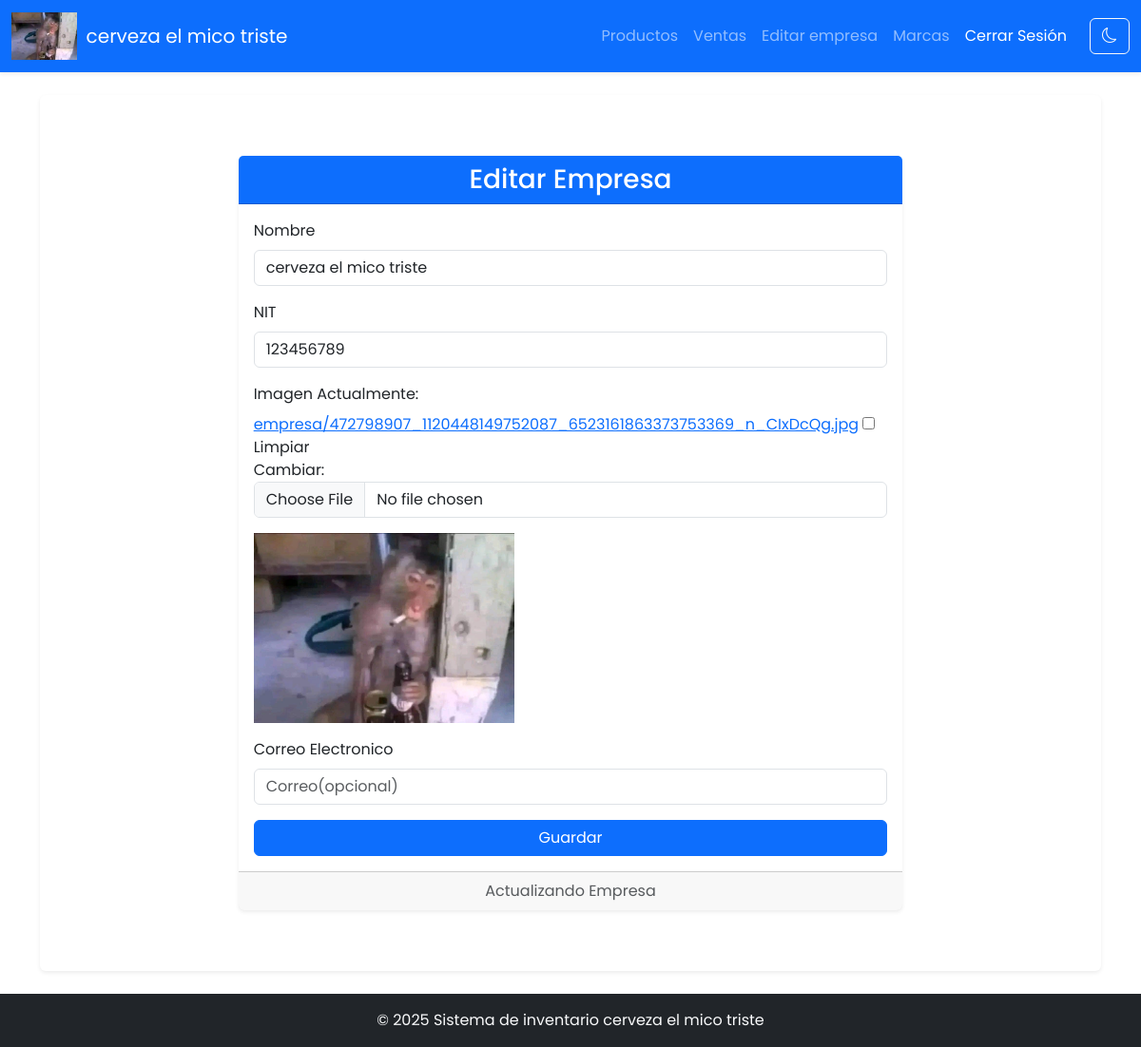
The page /empresa/editar/ (signed in) on the database as committed earlier.
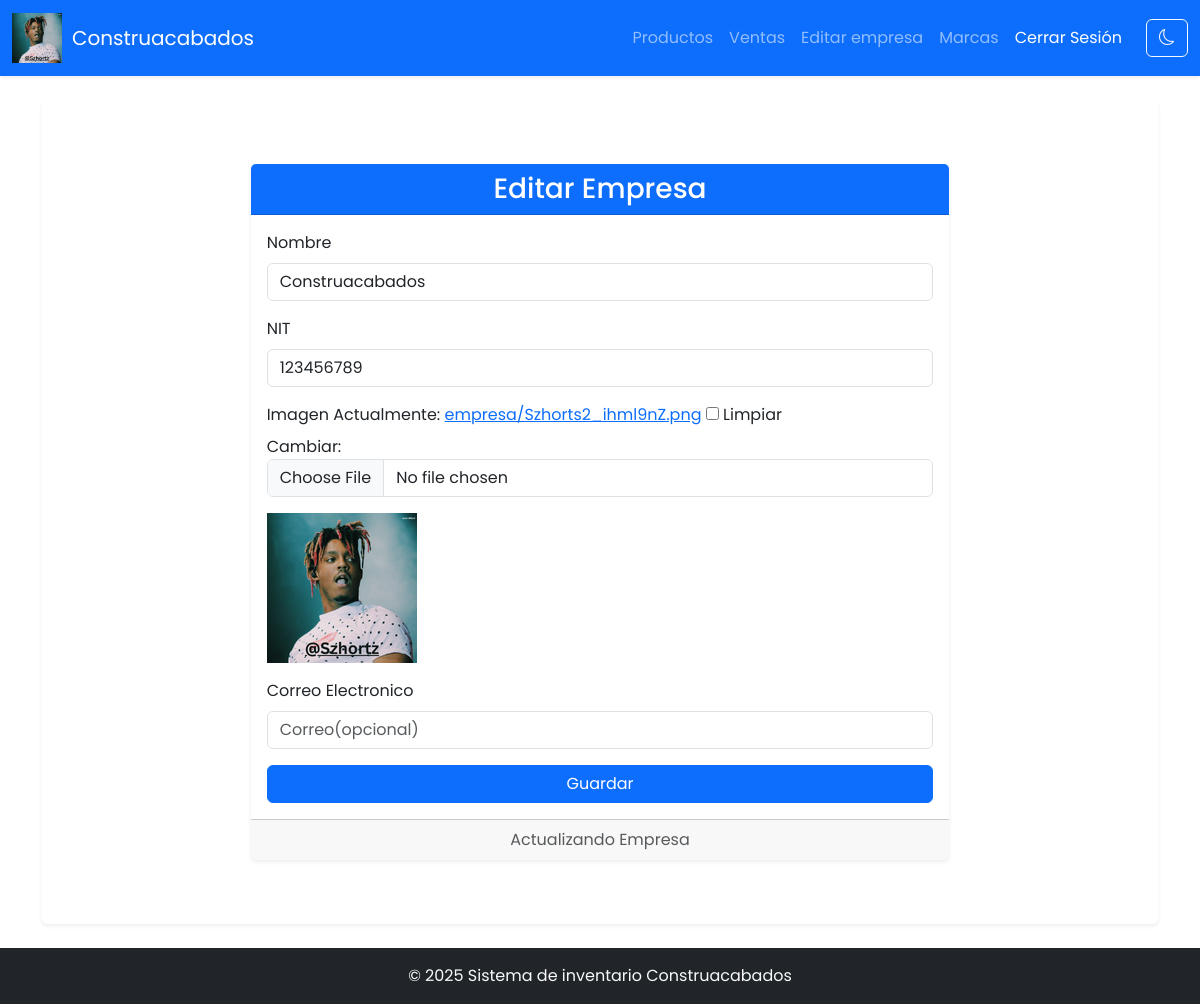
The same page on the database as committed later.
### administracion/models.py (models this page shows)
class EmpresaNombre(models.Model):
    nombre = models.CharField(max_length=25,blank=True, null=True, default="Tu empresa")
    nit = models.IntegerField( null=True,blank=True,default='123456789')
    correo = models.EmailField(max_length=50,blank=True, null=True)
    logo = models.ImageField(upload_to='empresa/', blank=True, null=True)

### administracion/views.py (the view, shortened to what this page needs)
# urls.py: path('empresa/editar/', EmpresaNombreEditar.as_view(), name='empresa_editar'),
class EmpresaNombreEditar(AdminRequiredMixin, UpdateView):
    model = EmpresaNombre
    form_class = NombreEmpresaForm
    template_name = 'administracion/nombre_empresa.html'
    def get_object(self, queryset=None):
        return EmpresaNombre.objects.first()

### administracion/forms.py
class NombreEmpresaForm(forms.ModelForm):
    class Meta:
        model = EmpresaNombre
        fields = ['nombre','correo', 'logo','nit']
        widgets = {
            'nombre': forms.TextInput(attrs={'class': 'form-control', 'placeholder': 'Nombre de tu empresa'}),
            'correo': forms.EmailInput(attrs={'class': 'form-control', 'placeholder': 'Correo(opcional)'}),
            'logo': forms.ClearableFileInput(attrs={'class': 'form-control'}),
            'nit': forms.NumberInput(attrs={'class': 'form-control', 'placeholder':'Nit'})
        }
        labels = {
            'nombre': 'Nombre',
            'logo': 'Imagen',
            'correo':'Correo Electronico',
            'nit': 'NIT',
        }

### administracion/views.py (called while the page is built)
    def test_func(self):
        return self.request.user.is_staff

### core/context_processors.py (called while the page is built)
def empresa(request):
    empresa = EmpresaNombre.objects.first()
    return {'empresa': empresa}

### administracion/templates/administracion/nombre_empresa.html (shortened to what this page needs)
{% extends 'core/base.html' %}
{% block content %}
<div class="container my-5">
    <div class="row justify-content-center">
        <div class="col-lg-8">
            <div class="card shadow-sm border-0">
                <div class="card-header bg-primary text-white">
                    <h3 class="card-title mb-0 text-center">
                        {% if form.instance.pk %}
                            Editar Empresa
                        {% else %}
                            Nueva Marca
                        {% endif %}
                    </h3>
                </div>
                <div class="card-body">
                    <form method="post" enctype="multipart/form-data" class="needs-validation" novalidate>
                        <div class="mb-3">
                            <label for="{{ form.nombre.id_for_label }}" class="form-label">
                                {{ form.nombre.label }}
                            </label>
                            {{ form.nombre }}
                        </div>
                        <div class="mb-3">
                            <label for="{{ form.nit.id_for_label }}" class="form-label">
                                {{ form.nit.label }}
                            </label>
                            {{ form.nit }}
                        </div>
                        <div class="mb-3">
                            <label for="{{ form.logo.id_for_label }}" class="form-label">
                                {{ form.logo.label }}
                            </label>
                            {{ form.logo }}
                            <div class="mt-3">
                                <img id="logoPreview" src="{% if form.instance.logo %}{{ form.instance.logo.url }}{% endif %}" alt="Vista previa del logo" style="max-height: 200px;">
                            </div>
                        </div>
                        <div class="mb-3">
                            <label for="{{ form.correo.id_for_label }}" class="form-label">
                                {{ form.correo.label }}
                            </label>
                            {{ form.correo }}
                        </div>
                        <div class="d-grid">
                            <button type="submit" class="btn btn-primary">
                                 Guardar
                            </button>
                        </div>
                    </form>
                </div>
                <div class="card-footer text-muted text-center">
                    {% if form.instance.pk %}
                        Actualizando Empresa
                    {% else %}
                        Creando Nueva Marca
                    {% endif %}
                </div>
            </div>
        </div>
    </div>
</div>
{% endblock %}

### core/templates/core/base.html (shortened to what this page needs)
{% load static %}
<!DOCTYPE html>
<html lang="es">
<head>
    <link href="{% static 'core/css/bootstrap.min.css' %}" rel="stylesheet">
    <link rel="stylesheet" href="https://cdn.jsdelivr.net/npm/bootstrap-icons/font/bootstrap-icons.css">
    <link href="{% static 'core/css/types.css' %}" rel="stylesheet">
    <link href="https://cdn.jsdelivr.net/npm/select2@4.1.0/dist/css/select2.min.css" rel="stylesheet" />
</head>
<body class="d-flex flex-column min-vh-100">
    <nav class="navbar navbar-expand-lg navbar-dark bg-primary shadow-sm">
        <div class="container-fluid">
            <a class="navbar-brand d-flex align-items-center" href="{% url 'lista_productos' %}">
                    {% if empresa.logo %}
                        <img src="{{ empresa.logo.url }}" alt="{{ empresa.nombre }}" style="height: 50px; margin-right: 10px;">
                    {% endif %}
                {% if empresa.nombre %}{{ empresa.nombre }}{% else %}Nombre de la empresa {% endif %}
            </a>
            <div class="collapse navbar-collapse justify-content-end" id="navbarNav">
                <ul class="navbar-nav">
                    <li class="nav-item">
                        <a class="nav-link" href="{% url 'lista_productos' %}">Productos</a>
                    </li>
                    <li class="nav-item">
                        <a class="nav-link" href="{% url 'venta_list' %}">Ventas</a>
                    </li>
                    {% if request.user.is_staff %}
                    <li class="nav-item">
                        <a class="nav-link" href="{% url 'empresa_editar' %}">Editar empresa</a>
                    </li>
                    <li class="nav-item">
                        <a class="nav-link" href="{% url 'lista_marcas' %}">Marcas</a>
                    </li>
                    {% endif %}
                    {% if not request.user.is_authenticated %}
                    <li class="nav-item">
                        <a class="nav-link text-white" href="{% url 'iniciar_sesion' %}">Login</a>
                    </li>
                    {% else %}
                    <li class="nav-item">
                        <a class="nav-link text-white" href="{% url 'cerrar_sesion' %}" onclick="return confirmLogout('{{ request.user.username }}')">
                            Cerrar Sesión
                        </a>
                    </li>
                    {% endif %}
                </ul>
                <button id="themeToggle" class="btn btn-outline-light ms-3">
                </button>
            </div>
        </div>
    </nav>
    <main class="container my-4 flex-grow-1">
        <div class="card shadow-sm border-0">
            <div class="card-body">
                {% block content %}
                {% endblock %}
            </div>
        </div>
    </main>
    <footer class="bg-dark text-light py-3 mt-auto">
        <div class="container text-center">
            {% if empresa.nombre %}
            <p class="mb-0">&copy; 2025 Sistema de inventario {{ empresa.nombre }}</p>
             {% else %}
            <a class="navbar-brand fw-bold" href="{% url 'lista_productos' %}">Nombre de la empresa</a>
            {% endif %}
        </div>
    </footer>
</body>
</html>

Rows that differ between the two databases and show on the page:
changed EmpresaNombre: logo: a different picture; nombre "cerveza el mico triste" → "Construacabados"
Other text that changed with them:
text no longer shown: "Actualmente: empresa/472798907_1120448149752087_6523161863373753369_n_CIxDcQg.jpg Limpiar Cambiar:"
text now shown: "Actualmente: empresa/Szhorts2_ihml9nZ.png Limpiar Cambiar:"
